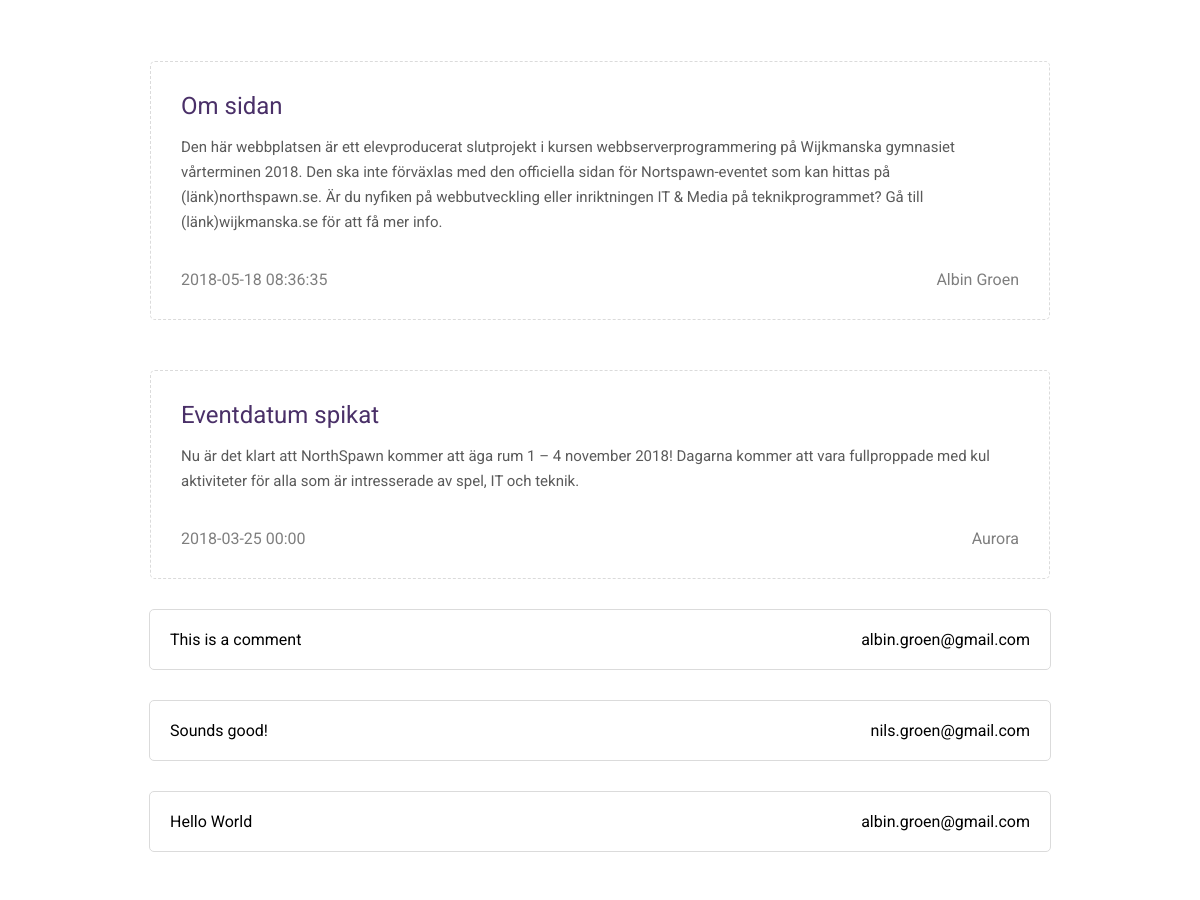
Before: / (middle part) with the older database file.
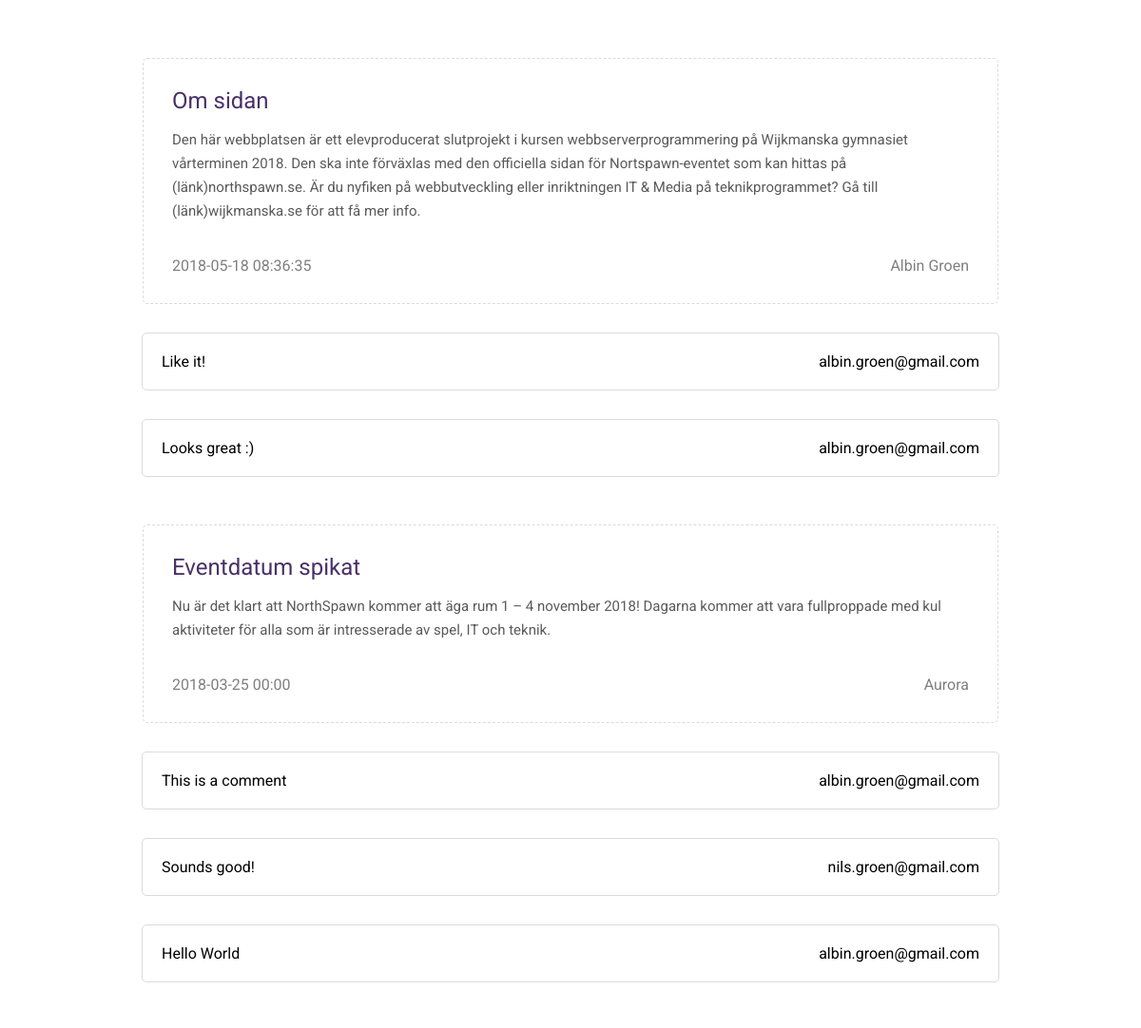
After: the same page with the newer database file.
### tables this page shows
CREATE TABLE newsItems (news_id INTEGER PRIMARY KEY AUTOINCREMENT UNIQUE NOT NULL, title VARCHAR UNIQUE NOT NULL, text VARCHAR UNIQUE NOT NULL, date DATETIME NOT NULL DEFAULT (CURRENT_TIMESTAMP), author VARCHAR NOT NULL);

CREATE TABLE comments (comment_id INTEGER PRIMARY KEY AUTOINCREMENT UNIQUE NOT NULL, comment_text VARCHAR NOT NULL, news_id INTEGER REFERENCES newsItems (news_id) NOT NULL, comment_author VARCHAR NOT NULL);

### pages/landing/landing.php (the view, shortened to what this page needs)
<?php
  $news = $db->prepare("SELECT * FROM newsItems ORDER BY date DESC");
  $news->execute();
?>
<div class="content">
  <div class="newsFeed" id="news" >
    <h2 class="title">Nyheter om eventet</h2>
    <?php
      while($newsItem = $news->fetch()){
        echo <<<NEWSITEM
        <div class="newsItem">
          <h2>{$newsItem['title']}</h2>
          <p>{$newsItem['text']}</p>
          <div class="bottom">
            <h4>{$newsItem['date']}</h4>
            <h4>{$newsItem['author']}</h4>
          </div>
NEWSITEM;
        echo "</div>";
        $comments = $db->prepare("SELECT * FROM comments WHERE news_id = {$newsItem['news_id']}");
        $comments->execute();
        while($comment = $comments->fetch()){
          echo "<div class=comment ><p>{$comment['comment_text']}</p><p>{$comment['comment_author']}</p></div>";
        }
      }
    ?>
  </div>
</div>

Changed rows visible on the page:
added comments: comment_text "Like it!", comment_author "albin.groen@gmail.com", shown under newsitems "Om sidan"
added comments: comment_text "Looks great :)", comment_author "albin.groen@gmail.com", shown under newsitems "Om sidan"
